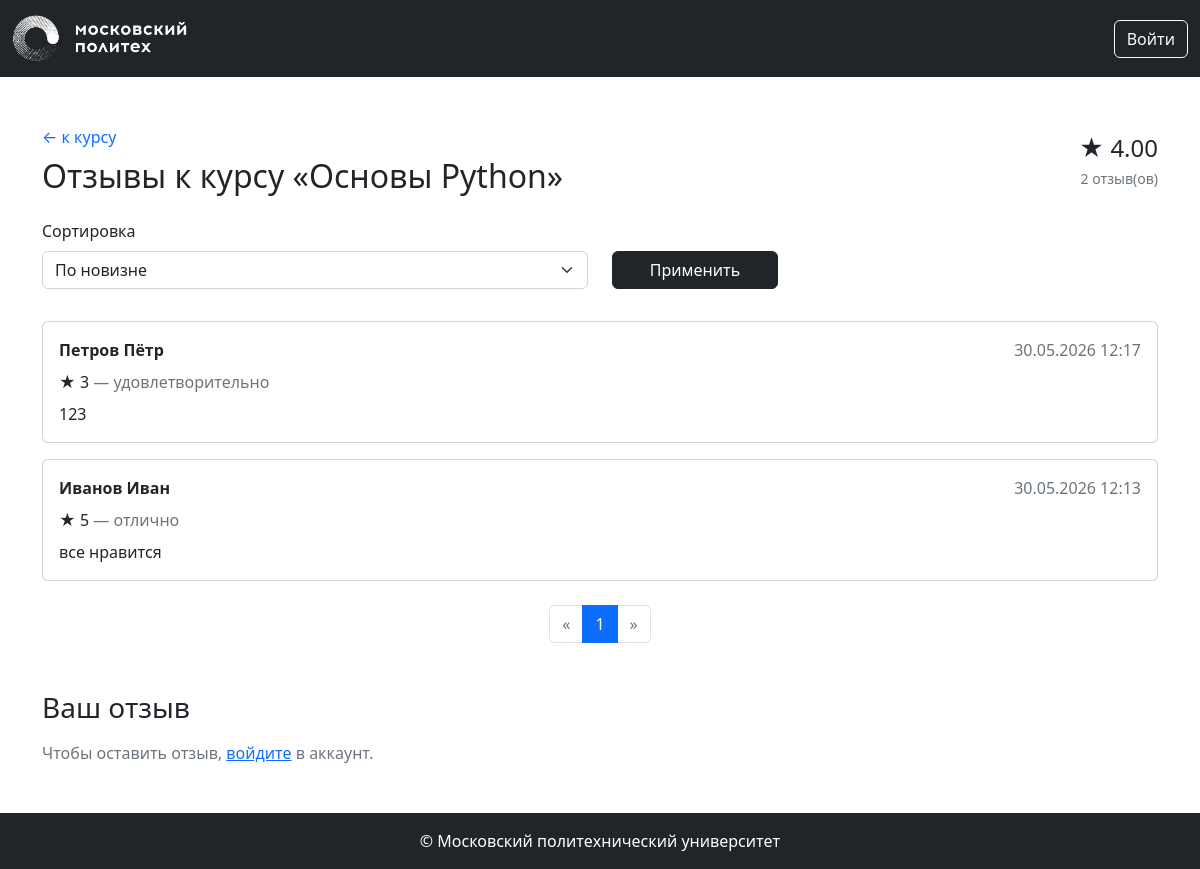
Page /courses/2/reviews on the committed database.
### app/models.py (models this page shows, shortened)
class Base(DeclarativeBase):
  metadata = MetaData(naming_convention={
        "ix": 'ix_%(column_0_label)s',
        "uq": "uq_%(table_name)s_%(column_0_name)s",
        "ck": "ck_%(table_name)s_%(constraint_name)s",
        "fk": "fk_%(table_name)s_%(column_0_name)s_%(referred_table_name)s",
        "pk": "pk_%(table_name)s"
    })

class Course(Base):
    __tablename__ = 'courses'
    id: Mapped[int] = mapped_column(primary_key=True)
    name: Mapped[str] = mapped_column(String(100))
    short_desc: Mapped[str] = mapped_column(Text)
    full_desc: Mapped[str] = mapped_column(Text)
    rating_sum: Mapped[int] = mapped_column(default=0)
    rating_num: Mapped[int] = mapped_column(default=0)
    category_id: Mapped[int] = mapped_column(ForeignKey("categories.id"))
    author_id: Mapped[int] = mapped_column(ForeignKey("users.id"))
    background_image_id: Mapped[str] = mapped_column(ForeignKey("images.id"))
    created_at: Mapped[datetime] = mapped_column(default=datetime.now)
    author: Mapped["User"] = relationship()
    category: Mapped["Category"] = relationship(lazy=False)
    bg_image: Mapped["Image"] = relationship()
    @property
    def rating(self):
        if self.rating_num > 0:
            return self.rating_sum / self.rating_num
        return 0

class Review(Base):
    __tablename__ = 'reviews'
    id: Mapped[int] = mapped_column(primary_key=True)
    rating: Mapped[int] = mapped_column(Integer, nullable=False)
    text: Mapped[str] = mapped_column(Text, nullable=False)
    created_at: Mapped[datetime] = mapped_column(default=datetime.now)
    course_id: Mapped[int] = mapped_column(ForeignKey("courses.id"))
    user_id: Mapped[int] = mapped_column(ForeignKey("users.id"))
    course: Mapped["Course"] = relationship(backref="reviews")
    user: Mapped["User"] = relationship()
    RATING_LABELS = {
        5: 'отлично',
        4: 'хорошо',
        3: 'удовлетворительно',
        2: 'неудовлетворительно',
        1: 'плохо',
        0: 'ужасно',
    }

class User(Base, UserMixin):
    __tablename__ = 'users'
    id: Mapped[int] = mapped_column(primary_key=True)
    first_name: Mapped[str] = mapped_column(String(100))
    last_name: Mapped[str] = mapped_column(String(100))
    middle_name: Mapped[Optional[str]] = mapped_column(String(100))
    login: Mapped[str] = mapped_column(String(100), unique=True)
    password_hash: Mapped[str] = mapped_column(String(200))
    created_at: Mapped[datetime] = mapped_column(default=datetime.now)
    @property
    def full_name(self):
        return ' '.join([self.last_name, self.first_name, self.middle_name or ''])

### app/courses.py (the view)
@bp.route('/<int:course_id>/reviews')
def reviews(course_id):
    course = course_repository.get_course_by_id(course_id)
    if course is None:
        abort(404)
    sort_order = request.args.get('sort', ReviewRepository.SORT_NEWEST)
    if sort_order not in dict(ReviewRepository.SORT_OPTIONS):
        sort_order = ReviewRepository.SORT_NEWEST
    pagination = review_repository.get_pagination_info(course_id, sort_order=sort_order, per_page=5)
    user_review = None
    if current_user.is_authenticated:
        user_review = review_repository.get_user_review(course_id, current_user.id)
    return render_template(
        'courses/reviews.html',
        course=course,
        pagination=pagination,
        reviews=pagination.items,
        sort_order=sort_order,
        sort_options=ReviewRepository.SORT_OPTIONS,
        user_review=user_review,
        rating_labels=Review.RATING_LABELS,
    )

### app/repositories/course_repository.py (called while the page is built)
    def get_course_by_id(self, course_id):
        return self.db.session.get(Course, course_id)

### app/repositories/review_repository.py (called while the page is built)
    def _sorted_query(self, course_id, sort_order=SORT_NEWEST):
        query = self.db.select(Review).filter(Review.course_id == course_id)
        if sort_order == self.SORT_POSITIVE:
            query = query.order_by(desc(Review.rating), desc(Review.created_at))
        elif sort_order == self.SORT_NEGATIVE:
            query = query.order_by(asc(Review.rating), desc(Review.created_at))
        else:
            query = query.order_by(desc(Review.created_at))
        return query

    def get_pagination_info(self, course_id, sort_order=SORT_NEWEST, per_page=5):
        query = self._sorted_query(course_id, sort_order)
        return self.db.paginate(query, per_page=per_page)

### app/templates/courses/reviews.html
{% extends 'base.html' %}
{% from 'pagination.html' import render_pagination %}
{% block content %}
<div class="container my-5">
    <div class="d-flex align-items-center mb-4">
        <div>
            <a href="{{ url_for('courses.show', course_id=course.id) }}"
               class="text-decoration-none">← к курсу</a>
            <h2 class="mt-2 mb-0">Отзывы к курсу «{{ course.name }}»</h2>
        </div>
        <div class="ms-auto text-end">
            <div class="rating fs-4">★ {{ "%.2f" | format(course.rating) }}</div>
            <small class="text-muted">{{ course.rating_num }} отзыв(ов)</small>
        </div>
    </div>
    <form method="GET" class="row align-items-end mb-4">
        <div class="col-md-6 mb-2">
            <label for="sort" class="form-label">Сортировка</label>
            <select class="form-select" id="sort" name="sort">
                {% for value, label in sort_options %}
                    <option value="{{ value }}" {% if value == sort_order %}selected{% endif %}>{{ label }}</option>
                {% endfor %}
            </select>
        </div>
        <div class="col-md-2 mb-2">
            <button type="submit" class="btn btn-dark w-100">Применить</button>
        </div>
    </form>
    {% if reviews %}
        {% for review in reviews %}
            {% include 'courses/_review_item.html' %}
        {% endfor %}
        <div class="my-4">
            {{ render_pagination(pagination, request.endpoint, {'course_id': course.id, 'sort': sort_order}) }}
        </div>
    {% else %}
        <p class="text-muted">К этому курсу пока нет отзывов.</p>
    {% endif %}
    {% include 'courses/_review_form.html' %}
</div>
{% endblock %}

### app/templates/courses/_review_item.html
<div class="card mb-3">
    <div class="card-body">
        <div class="d-flex justify-content-between mb-2">
            <strong>{{ review.user.full_name }}</strong>
            <span class="text-muted">{{ review.created_at.strftime('%d.%m.%Y %H:%M') }}</span>
        </div>
        <p class="mb-2">
            <span class="rating">★ {{ review.rating }}</span>
            <span class="text-muted">— {{ rating_labels[review.rating] }}</span>
        </p>
        <p class="mb-0" style="white-space: pre-line;">{{ review.text }}</p>
    </div>
</div>

### rows in the picture
Course: name "Основы Python", rating "4.00", rating_num "2"
Review: user.full_name "Петров Пётр", created_at "30.05.2026 12:17", rating "3", rating "удовлетворительно", text "123"
Review: user.full_name "Иванов Иван", created_at "30.05.2026 12:13", rating "5", rating "отлично", text "все нравится"

### other values in the picture
{{ page }} "1"
form field sort "По новизне"
